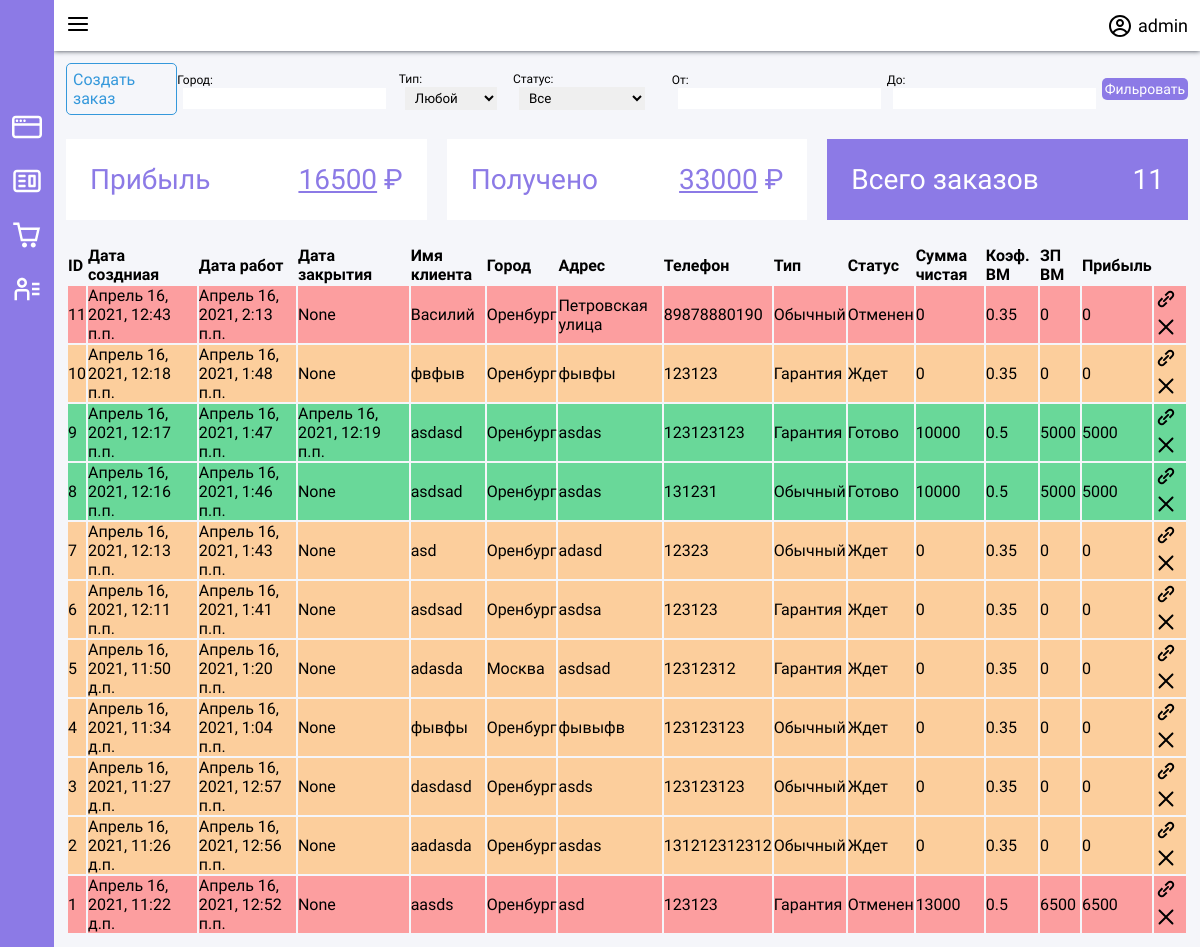
The app's page /orders/ (signed in) with its own data.
### app/models.py (models this page shows, shortened)
class User(AbstractUser):
    pass

class Order(models.Model):
    class Meta:
        verbose_name = "Заказ"
        verbose_name_plural = "Заказы"
    TypeChoice = (
        ('G', 'Гарантия'),
        ('N', 'Обычный'),
    )
    StatusChoice = (
        ('R', 'Готово'),
        ('W', 'Ждет'),
        ('C', 'Отменен'),
        ('J', 'В работе'),
        ('M', 'Модернизация')
    )
    create_date = models.DateTimeField(verbose_name='Дата и время создания заказа.', auto_now_add=True)
    working_date = models.DateTimeField(verbose_name='Когда начинать работу', blank=True, default=timezone.now()+timezone.timedelta(hours=1))
    closing_date = models.DateTimeField(verbose_name='Дата и время закрытия заказа.', null=True, blank=True)
    client_name = models.CharField(max_length=256, verbose_name='Имя клиента', blank=True, default='')
    master_advert_name = models.CharField(max_length=128,verbose_name='Рекламное имя ВМ', blank=True, null=True)
    client_adress = models.CharField(max_length=256, verbose_name='Адрес', blank=True, default='')
    client_phone = models.CharField(max_length=128, verbose_name='Телефон клиента', blank=True, default='')
    client_city = models.ForeignKey(
        to=City,
        related_name='client_city',
        related_query_name='client_cities',
        verbose_name='Город',
        blank=True,
        null=True,
        on_delete=models.SET_NULL
    )
    order_type = models.CharField(max_length=1, verbose_name='Тип', choices=TypeChoice, default='N')
    order_status = models.CharField(max_length=1, verbose_name='Статус', choices=StatusChoice, default='W')
    comment = models.TextField(verbose_name='Проблема', blank=True, default='')
    announced_amounts = models.TextField(verbose_name='Цены озвучены', blank=True, default='')
    master = models.ForeignKey(
        TelegramProfile,
        on_delete=models.SET_NULL,
        related_name='orders',
        related_query_name='order',
        limit_choices_to={'is_master': True},
        verbose_name='ВМ',
        blank=True,
        null=True
    )
    master_requests = models.ManyToManyField(
        TelegramProfile,
        related_name='orders_request',
        related_query_name='order_request',
        limit_choices_to={'is_master': True},
        blank=True,
        verbose_name='Предложения ВМ',
    )
    amount = models.PositiveIntegerField(verbose_name='Цена услуг', default=0)
    master_comment = models.TextField(verbose_name='Комментарий мастера', blank=True, default='')
    @property
    def master_coef(self):
        if self.amount <= 3000:
            _coef = 0.35
        elif self.amount > 3000:
            _coef = 0.5
        else:
            return Null
        return _coef
    @property
    def master_amount(self):
        if self.amount:
            return int(self.amount * self.master_coef)
        return 0
    @property
    def clear_amount(self):
        if self.amount:
            return int(self.amount - (self.amount * self.master_coef))
        return 0
    @property
    def type_verbose(self):
        if (self.order_type):
            return dict(Order.TypeChoice)[self.order_type]
        return ''
    @property
    def status_verbose(self):
        if (self.order_status):
            return dict(Order.StatusChoice)[self.order_status]
        return ''

class City(models.Model):
    title = models.CharField(max_length=128, verbose_name='Город', null=True, blank=True)
    def __str__(self):
        return self.title

### app/views.py (the view)
# urls.py: path('orders/', views.OrderListView.as_view(), name='orders'),
class OrderListView(LoginRequiredMixin, ListView):
    login_url = reverse_lazy('login')
    redirect_field_name = 'login'
    filter_form_class = forms.OrdersFilterForm
    model = models.Order
    template_name = 'order_list.html'
    ordering = ['-create_date']
    paginate_by = 50
    def get_context_data(self, **kwargs):
        context = super().get_context_data(**kwargs)
        context['filter_form'] = self.filter_form_class
        context['amount'] = self.get_all_amount()
        context['clear_amount'] = self.get_all_clear_amount()
        return context
    def get_queryset(self, *args, **kwargs):
        queryset = super().get_queryset(*args, **kwargs)
        queryset, filter_form = self.do_filter(self.request, queryset)
        self.filter_form_class = filter_form
        return queryset
    def do_filter(self, request, queryset):
        filter_form = forms.OrdersFilterForm(request.GET)
        if filter_form.is_valid():
            if filter_form.cleaned_data['min_amount']:
                queryset = queryset.filter(
                    amount__gte=filter_form.cleaned_data['min_amount'])
            if filter_form.cleaned_data['max_amount']:
                queryset = queryset.filter(
                    amount__lte=filter_form.cleaned_data['max_amount'])
            if filter_form.cleaned_data['city']:
                queryset = queryset.filter(
                    client_city=filter_form.cleaned_data['city'])
            if filter_form.cleaned_data['order_type'] and filter_form.cleaned_data['order_type'] != '':
                queryset = queryset.filter(
                    order_type=filter_form.cleaned_data['order_type'])
            if filter_form.cleaned_data['order_status']:
                queryset = queryset.filter(
                    order_status=filter_form.cleaned_data['order_status'])
        return queryset, filter_form
    def get_all_amount(self):
        amount = 0
        for order in self.get_queryset():
            t = order.amount
            if t:
                amount += t
        return amount
    def get_all_clear_amount(self):
        amount = 0
        for order in self.get_queryset():
            t = order.clear_amount
            if t:
                amount += t
        return amount

### app/forms.py
class OrdersFilterForm(forms.Form):
    status_choice = list(models.Order.StatusChoice)
    status_choice.append(('', 'Все'))
    type_choice = list(models.Order.TypeChoice)
    type_choice.append(('', 'Любой'))
    city = forms.CharField(max_length=128, label='Город', required=False)
    order_type = forms.ChoiceField(
        required=False,
        choices=type_choice,
        label='Тип',
        initial=''
    )
    order_status = forms.ChoiceField(
        required=False,
        choices=status_choice,
        label='Статус',
        initial=''
    )
    min_amount = forms.IntegerField(label='От', required=False)
    max_amount = forms.IntegerField(label='До', required=False)

### templates/order_list.html (shortened to what this page needs)
{% extends 'base.html' %}
{% load static %}
{% block html_header %}
<link rel="stylesheet" href="{% static 'css/orders.css' %}">
{% endblock %}
{% block content %}
<div class="container">
    <div class="top-bar">
        <a class="button-primary" href="{% url 'orders/create' %}">Создать заказ</a>
        <form method="GET" class="filters _row">
            {{ filter_form.as_p }}
            <input type="submit" value="Фильровать">
        </form>
    </div>
    <div class="metric">
        <div class="metric_card">
            <div class="metric_header">
                Прибыль
            </div>
            <div class="metric_info">
                <u>{{ clear_amount }}</u> ₽
            </div>
        </div>
        <div class="metric_card">
            <div class="metric_header">
                Получено
            </div>
            <div class="metric_info">
                <u>{{ amount }}</u> ₽
            </div>
        </div>
        <div class="metric_card">
            <div class="metric_header">
                Всего заказов
            </div>
            <div class="metric_info">
                {{ object_list.count }}
            </div>
        </div>
    </div>
    <table class="orders_list">
        <tr>
            <th>ID</th>
            <th>Дата создниая</th>
            <th>Дата работ</th>
            <th>Дата закрытия</th>
            <th>Имя клиента</th>
            <th>Город</th>
            <th>Адрес</th>
            <th>Телефон</th>
            <th>Тип</th>
            <th>Статус</th>
            <th>Сумма чистая</th>
            <th>Коэф. ВМ</th>
            <th>ЗП ВМ</th>
            <th>Прибыль</th>
        </tr>
        {% for order in object_list %}
        <tr class="{% if order.order_status == 'R' %}bg-success {% elif order.order_status == 'C' %} bg-danger {% elif order.order_status == 'W' %} bg-warning {% elif order.order_status == 'J' %} bg-primary {% elif order.order_status == 'M' %} bg-modern {%endif%}">
            <td>{{ order.id }}</td>
            <td>{{ order.create_date }}</td>
            <td>{{ order.working_date }}</td>
            <td>{{ order.closing_date }}</td>
            <td>{{ order.client_name }}</td>
            <td>{{ order.client_city }}</td>
            <td>{{ order.client_adress }}</td>
            <td>{{ order.client_phone }}</td>
            <td>{{ order.type_verbose }}</td>
            <td>{{ order.status_verbose }}</td>
            <td>{{ order.amount }}</td>
            <td>{{ order.master_coef }}</td>
            <td>{{ order.master_amount }}</td>
            <td>{{ order.clear_amount }}</td>
            <td>
                <a href="{% url 'orders/detail' order.id %}">
                </a>
                <a href="{% url 'orders/delete' order.id %}">
                </a>
            </td>
        </tr>
        {% endfor %}
    </table>
</div>
{% endblock %}

### templates/base.html (shortened to what this page needs)
{% load static %}
<!DOCTYPE html>
<html lang="en">
<head>
    <link rel="stylesheet" href="{% static 'css/main.css' %}">
    <link rel="stylesheet" href="{% static 'css/header.css' %}">
    <link rel="stylesheet" href="{% static 'css/sidebar.css' %}">
    <link rel="stylesheet" href="{% static 'css/grid.css' %}">
    <link rel="stylesheet" href="{% static 'css/tags/warning.css' %}">
    <link rel="stylesheet" href="{% static 'css/forms.css' %}">
    <link rel="stylesheet" href="{% static 'css/masters.css' %}">
    <link rel="stylesheet" href="{% static 'css/paginator.css' %}">
    {% block html_header %}{% endblock %}
</head>
<body>
    {% include 'components/sidebar.html' %}
    <div class="wrapper">
        <nav class="header p-3">
            <button class="burger_toggle">
            </button>
            <a class="profile f-row" href="{% url 'profile' request.user.id %}">
                <span>{{ request.user.username }}</span>
            </a>
        </nav>
        {% block content %}
        {% endblock %}
        {% load my_tags %}
    </div>
</body>
</html>

### app/static/css/main.css (style rules this page uses)
* { font-family: 'Montserrat', sans-serif; padding: 0; margin: 0; --main-pink-color: #8C7AE6; --main-bg-color: #f5f6fa; }
html, body { width: 100%; height: 100%; overflow-y: hidden; display: flex; }
button, a { background: none; border: none; padding: 0px; margin: 0px; cursor: pointer; outline: none; border-radius: 5px; transition: 0.2s; text-decoration: none; color: black; }
.button-primary { border: 1px solid #3498db; color: #3498db; padding: 6px; }
.wrapper { height: 100%; width: 100%; display: flex; flex-direction: column; background: var(--main-bg-color); }
.container { width: 100%; height: 100%; box-sizing: border-box; overflow-y: auto; padding: 12px; }
.bg-success { background-color: rgba(46, 204, 113, .7) !important; }
.bg-danger { background-color: rgba(255, 121, 121, .7) !important; }
.bg-warning { background-color: rgba(255, 190, 118, .7) !important; }
.f-row { display: flex; flex-direction: row; justify-content: center; align-items: center; }

### app/static/css/header.css (style rules this page uses)
.header { display: flex; flex-direction: row; align-items: center; justify-content: space-between; background: white; box-shadow: 0px 0px 5px #353b48; z-index: 9998; }
.profile { font-size: 18px; padding: 12px; }
.profile span { margin-left: 6px; }

### app/static/css/sidebar.css (style rules this page uses)
.burger_toggle { color: black; width: fit-content !important; padding: 12px; transition: 0.3s; }

### app/static/css/grid.css (style rules this page uses)
._row { display: flex !important; flex-direction: row !important; }

### app/static/css/forms.css (style rules this page uses)
form { display: flex; flex-direction: column; }
form input, form select, form textarea { border: none !important; outline: none !important; padding: 12px; }
form label { margin-top: 12px; }
form input[type='submit'] { background: var(--main-pink-color); color: white; font-weight: 500; font-size: 14px; width: fit-content; margin: auto; margin-top: 12px; border-radius: 5px; cursor: pointer; }
form.filters { justify-content: center; align-items: center; }
form.filters label { margin: 0px; font-size: 12px; }
form.filters input[type='submit'] { margin: 0px; padding: 3px; }
form.filters input, form.filters select { margin: 0 6px; padding: 3px 6px; }

### app/static/css/orders.css (style rules this page uses)
.orders_list { width: 100%; box-sizing: border-box; text-align: left; }
.orders_list tr { transition: 0.1s; }
.metric { display: grid; grid-template-columns: repeat(3, 1fr); grid-gap: 20px; margin: 24px 0; }
.metric_card { background: white; color: var(--main-pink-color); padding: 24px; font-size: 28px; display: flex; justify-content: space-between; }
.metric_card:last-of-type { background: var(--main-pink-color); color: white; }
.top-bar { display: flex; justify-content: space-between; }
@media (max-width: 1410px) { .orders_list { grid-template-columns: repeat(2, 1fr); } }

### records on screen
User: user.username "admin"
Order: id "11", create_date "Апрель 16, 2021, 12:43 п.п.", working_date "Апрель 16, 2021, 2:13 п.п.", closing_date "None", client_name "Василий", client_city "Оренбург", client_adress "Петровская улица", client_phone "89878880190", type_verbose "Обычный", status_verbose "Отменен", amount "0", master_coef "0.35", master_amount "0", clear_amount "0"
Order: id "10", create_date "Апрель 16, 2021, 12:18 п.п.", working_date "Апрель 16, 2021, 1:48 п.п.", closing_date "None", client_name "фвфыв", client_city "Оренбург", client_adress "фывфы", client_phone "123123", type_verbose "Гарантия", status_verbose "Ждет", amount "0", master_coef "0.35", master_amount "0", clear_amount "0"
Order: id "9", create_date "Апрель 16, 2021, 12:17 п.п.", working_date "Апрель 16, 2021, 1:47 п.п.", closing_date "Апрель 16, 2021, 12:19 п.п.", client_name "asdasd", client_city "Оренбург", client_adress "asdas", client_phone "123123123", type_verbose "Гарантия", status_verbose "Готово", amount "10000", master_coef "0.5", master_amount "5000", clear_amount "5000"
Order: id "8", create_date "Апрель 16, 2021, 12:16 п.п.", working_date "Апрель 16, 2021, 1:46 п.п.", closing_date "None", client_name "asdsad", client_city "Оренбург", client_adress "asdas", client_phone "131231", type_verbose "Обычный", status_verbose "Готово", amount "10000", master_coef "0.5", master_amount "5000", clear_amount "5000"
Order: id "7", create_date "Апрель 16, 2021, 12:13 п.п.", working_date "Апрель 16, 2021, 1:43 п.п.", closing_date "None", client_name "asd", client_city "Оренбург", client_adress "adasd", client_phone "12323", type_verbose "Обычный", status_verbose "Ждет", amount "0", master_coef "0.35", master_amount "0", clear_amount "0"
Order: id "6", create_date "Апрель 16, 2021, 12:11 п.п.", working_date "Апрель 16, 2021, 1:41 п.п.", closing_date "None", client_name "asdsad", client_city "Оренбург", client_adress "asdsa", client_phone "123123", type_verbose "Гарантия", status_verbose "Ждет", amount "0", master_coef "0.35", master_amount "0", clear_amount "0"
Order: id "5", create_date "Апрель 16, 2021, 11:50 д.п.", working_date "Апрель 16, 2021, 1:20 п.п.", closing_date "None", client_name "adasda", client_city "Москва", client_adress "asdsad", client_phone "12312312", type_verbose "Гарантия", status_verbose "Ждет", amount "0", master_coef "0.35", master_amount "0", clear_amount "0"
Order: id "4", create_date "Апрель 16, 2021, 11:34 д.п.", working_date "Апрель 16, 2021, 1:04 п.п.", closing_date "None", client_name "фывфы", client_city "Оренбург", client_adress "фывыфв", client_phone "123123123", type_verbose "Обычный", status_verbose "Ждет", amount "0", master_coef "0.35", master_amount "0", clear_amount "0"
Order: id "3", create_date "Апрель 16, 2021, 11:27 д.п.", working_date "Апрель 16, 2021, 12:57 п.п.", closing_date "None", client_name "dasdasd", client_city "Оренбург", client_adress "asds", client_phone "123123123", type_verbose "Обычный", status_verbose "Ждет", amount "0", master_coef "0.35", master_amount "0", clear_amount "0"
Order: id "2", create_date "Апрель 16, 2021, 11:26 д.п.", working_date "Апрель 16, 2021, 12:56 п.п.", closing_date "None", client_name "aadasda", client_city "Оренбург", client_adress "asdas", client_phone "131212312312", type_verbose "Обычный", status_verbose "Ждет", amount "0", master_coef "0.35", master_amount "0", clear_amount "0"
Order: id "1", create_date "Апрель 16, 2021, 11:22 д.п.", working_date "Апрель 16, 2021, 12:52 п.п.", closing_date "None", client_name "aasds", client_city "Оренбург", client_adress "asd", client_phone "123123", type_verbose "Гарантия", status_verbose "Отменен", amount "13000", master_coef "0.5", master_amount "6500", clear_amount "6500"

### other values on screen
{{ clear_amount }} "16500"
{{ amount }} "33000"
{{ object_list.count }} "11"
